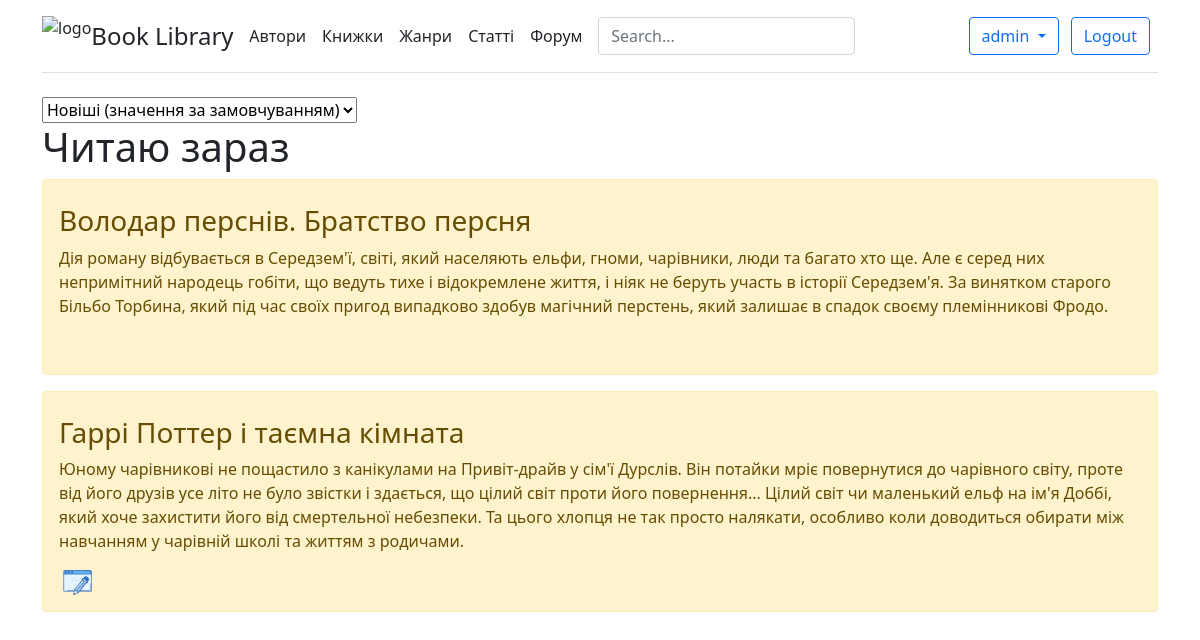
The app's page /books/read_now/1/ (signed in) with its own data.
### app_books/models.py (models this page shows, shortened)
class Books(models.Model):
    title = models.CharField(verbose_name='Назва', max_length=50)
    description = models.TextField(verbose_name='Опис')
    rate = models.IntegerField(verbose_name='Оцінка', default=0, blank=True, null=True)
    img = models.FileField(verbose_name='Картинка', default="![](../static/img/book_default.png)",
                           upload_to="books_images/%Y/%m/%d/", blank=True, null=True)
    img_name = models.CharField(verbose_name='Нзва картинки', default=" ", max_length=50, blank=True, null=True)
    date_created = models.DateTimeField(auto_now_add=True)
    date_updated = models.DateTimeField(auto_now=True)
    creator = models.ForeignKey(User, verbose_name="Додав книжку", default='', on_delete=models.PROTECT)
    book_author = models.ForeignKey(Authors, verbose_name="Автор", default='', on_delete=models.CASCADE)
    genre = models.ForeignKey(Genres, verbose_name="Жанр", default='', on_delete=models.CASCADE)
    read_now = models.ManyToManyField(User, verbose_name="Читаю зараз", blank=True, related_name='read_now')
    want_to_read = models.ManyToManyField(User, verbose_name="Хочу прочитати", blank=True, related_name='want_to_read')
    read_books = models.ManyToManyField(User, verbose_name="Прочитано", blank=True, related_name='read_books')
    def short(self):
        return u"%s" % self.title
    short.allow_tags = True
    class Meta:
        ordering = ['-id']
        verbose_name = 'Книжка'
        verbose_name_plural = 'Книжки'

### app_books/views.py (the view)
# urls.py: re_path(r'^read_now/(\d+)/$', read_now, name='read_now'),
def read_now(request, user_id):
    books_read_now = Books.objects.filter(read_now=user_id).order_by("-id")
    books_read_now = mk_paginator(request, books_read_now, BOOKS_PER_PAGE)
    user = User.objects.get(pk=user_id)
    return render(request, "app_books/statistics/read_now.html", context={
        'books_read_now': books_read_now,
        'user': user,
    })

### app_books/views.py (called while the page is built)
def mk_paginator(request, items, num_items):
    paginator = Paginator(items, num_items)
    try:
        page = int(request.GET.get("page", '1'))
    except ValueError:
        page = 1
    try:
        items = paginator.page(page)
    except (InvalidPage, EmptyPage):
        items = paginator.page(paginator.num_pages)
    return items

### app_books/templates/app_books/statistics/read_now.html (shortened to what this page needs)
{% extends 'base.html' %}
{% block content %}
    {% if books_read_now %}
        <form name="menu">
            <label>
                <select name="sel" onChange="linklist(document.menu.sel)">
                    <option value="{% url 'read_now' request.user.id %}">Новіші (значення за замовчуванням)</option>
                </select>
            </label>
        </form>
        <h1>Читаю зараз</h1>
        {% for book in books_read_now %}
            <div class="alert alert-warning">
                <a href="{% url 'book-detail' book.id %}">
                    <div class=" alert-warning mt-2">
                        <h3>{{ book.title }}</h3>
                        <p>{{ book.description }}</p>
                    </div>
                </a>
                {% if  request.user.id == book.creator.id %}
                    <a href="{% url 'book-update' book.id %}"><img src="/static/img/update.png" alt=""
                                                                   style="height: 25px"></a>
                {% endif %}
            </div>
        {% endfor %}
    {% else %}
        <p>У бд немає записів книжок, які ви читаєте зараз</p>
    {% endif %}
{% endblock %}

### templates/base.html (shortened to what this page needs)
{% load static %}
<!DOCTYPE html>
<html lang="en">
<head>
    <link rel="stylesheet" href="https://cdn.jsdelivr.net/npm/bootstrap@5.1.3/dist/css/bootstrap.min.css">
    <link href="https://cdn.jsdelivr.net/npm/bootstrap@5.1.3/dist/css/bootstrap.min.css" rel="stylesheet">
    <link rel="stylesheet" href="{% static 'css/style.css' %}" type="text/css">
</head>
<body>
<div class="container">
    <header class="d-flex flex-wrap align-items-center justify-content-center justify-content-md-between py-3 mb-4 border-bottom">
        <a href="/" class="d-flex align-items-center text-dark text-decoration-none">
            <img src="{% static 'img/logo.png' %}" alt="logo" style="height: 40px">
            <span class="fs-4">Book Library</span>
        </a>
        <ul class="nav col-12 col-md-auto mb-2 justify-content-center mb-md-0">
            <li><a href="{% url 'authors' %}" class="nav-link px-2 link-dark">Автори</a></li>
            <li><a href="{% url 'books' %}" class="nav-link px-2 link-dark">Книжки</a></li>
            <li><a href="{% url 'genres' %}" class="nav-link px-2 link-dark">Жанри</a></li>
            <li><a href="{% url 'articles' %}" class="nav-link px-2 link-dark">Статті</a></li>
            <li><a href="{% url 'forum-index' %}" class="nav-link px-2 link-dark">Форум</a></li>
        </ul>
        <form class="col-12 col-lg-auto mb-3 mb-lg-0 me-lg-3" action="{% url 'search' %}" method="get">
            <input name="q" type="text" class="form-control" placeholder="Search..." aria-label="Search">
        </form>
        <div class="col-md-3 text-end">
            {% if request.user.is_authenticated %}
                <button type="button" class="btn btn-outline-primary me-2 dropdown-toggle" data-bs-toggle="dropdown">
                    {{ request.user.username }}
                </button>
                <a type="button" class="btn btn-outline-primary me-2" href="{% url 'logout' %}">Logout</a>
            {% else %}
                <a type="button" class="btn btn-outline-primary me-2" href="{% url 'login' %}">Login</a>
                <a type="button" class="btn btn-primary" href="{% url 'register' %}">Sign-up</a>
            {% endif %}
        </div>
    </header>
</div>
<div class="container">{% block content %}{% endblock %}</div>
</body>
</html>

### static/css/style.css (style rules this page uses)
a { text-decoration: none; }
img { max-width: 600px; height: auto; }

### records on screen
Books: title "Володар перснів. Братство персня", description "Дія роману відбувається в Середзем'ї, світі, який населяють ельфи, гноми, чарівники, люди та багато хто ще. Але є серед них непримітний народець гобіти, що ведуть тихе і відокремлене життя, і ніяк не беруть участь в історії Середзем'я. За винятком старого Більбо Торбина, який під час своїх пригод випадково здобув магічний перстень, який залишає в спадок своєму племінникові Фродо."
Books: title "Гаррі Поттер і таємна кімната", description "Юному чарівникові не пощастило з канікулами на Привіт-драйв у сім'ї Дурслів. Він потайки мріє повернутися до чарівного світу, проте від його друзів усе літо не було звістки і здається, що цілий світ проти його повернення... Цілий світ чи маленький ельф на ім'я Доббі, який хоче захистити його від смертельної небезпеки. Та цього хлопця не так просто налякати, особливо коли доводиться обирати між навчанням у чарівній школі та життям з родичами."

### other values on screen
{{ request.user.username }} "admin"
